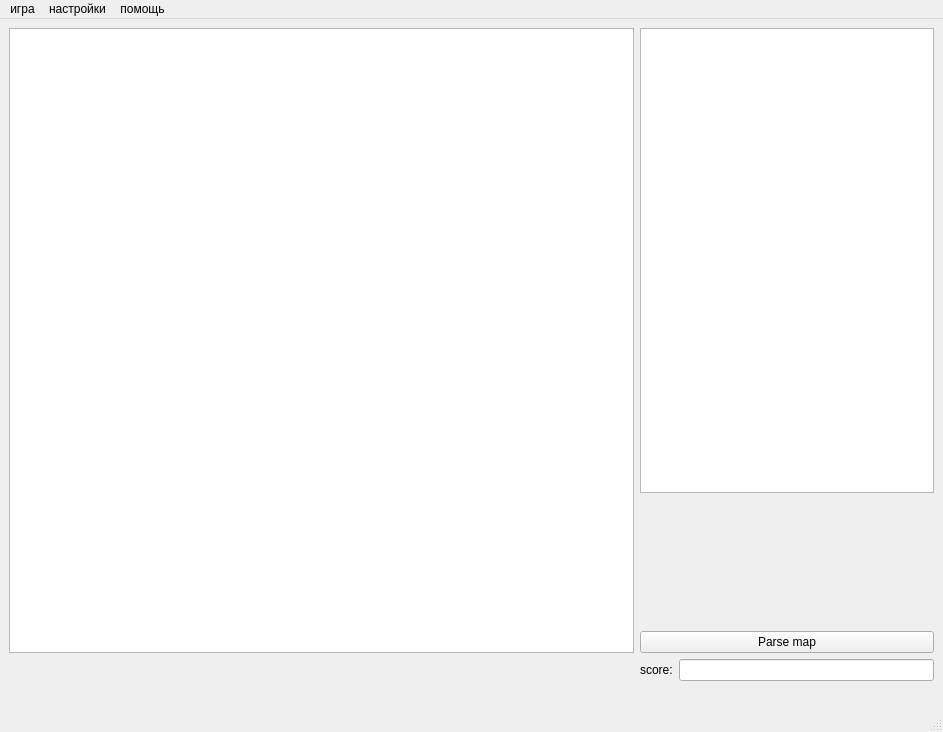
<?xml version="1.0" encoding="UTF-8"?>
<ui version="4.0">
 <class>MainWindow</class>
 <widget class="QMainWindow" name="MainWindow">
  <property name="windowModality">
   <enum>Qt::NonModal</enum>
  </property>
  <property name="geometry">
   <rect>
    <x>0</x>
    <y>0</y>
    <width>943</width>
    <height>721</height>
   </rect>
  </property>
  <property name="sizePolicy">
   <sizepolicy hsizetype="Fixed" vsizetype="Fixed">
    <horstretch>0</horstretch>
    <verstretch>0</verstretch>
   </sizepolicy>
  </property>
  <property name="windowTitle">
   <string>MainWindow</string>
  </property>
  <widget class="QWidget" name="centralwidget">
   <layout class="QGridLayout" name="gridLayout">
    <item row="6" column="0">
     <widget class="QLabel" name="lab_selectedinfo">
      <property name="text">
       <string/>
      </property>
     </widget>
    </item>
    <item row="0" column="0" rowspan="3">
     <widget class="ExtendedGraphicView" name="gv_field">
      <property name="minimumSize">
       <size>
        <width>625</width>
        <height>625</height>
       </size>
      </property>
      <property name="maximumSize">
       <size>
        <width>625</width>
        <height>625</height>
       </size>
      </property>
     </widget>
    </item>
    <item row="5" column="1">
     <layout class="QHBoxLayout" name="horizontalLayout">
      <item>
       <widget class="QLabel" name="label">
        <property name="text">
         <string>score:</string>
        </property>
       </widget>
      </item>
      <item>
       <widget class="QLineEdit" name="lineEdit"/>
      </item>
     </layout>
    </item>
    <item row="6" column="1">
     <widget class="QLabel" name="lab_mouseinfo">
      <property name="text">
       <string/>
      </property>
     </widget>
    </item>
    <item row="0" column="1">
     <widget class="QPlainTextEdit" name="pte_mapinput">
      <property name="sizePolicy">
       <sizepolicy hsizetype="Expanding" vsizetype="Fixed">
        <horstretch>0</horstretch>
        <verstretch>0</verstretch>
       </sizepolicy>
      </property>
      <property name="minimumSize">
       <size>
        <width>0</width>
        <height>465</height>
       </size>
      </property>
     </widget>
    </item>
    <item row="3" column="1">
     <spacer name="verticalSpacer">
      <property name="orientation">
       <enum>Qt::Vertical</enum>
      </property>
      <property name="sizeHint" stdset="0">
       <size>
        <width>20</width>
        <height>200</height>
       </size>
      </property>
     </spacer>
    </item>
    <item row="2" column="1">
     <widget class="QPushButton" name="btn_parsemap">
      <property name="text">
       <string>Parse map</string>
      </property>
     </widget>
    </item>
   </layout>
  </widget>
  <widget class="QMenuBar" name="menubar">
   <property name="geometry">
    <rect>
     <x>0</x>
     <y>0</y>
     <width>943</width>
     <height>26</height>
    </rect>
   </property>
   <widget class="QMenu" name="menu">
    <property name="title">
     <string>игра</string>
    </property>
    <addaction name="action"/>
    <addaction name="action_2"/>
    <addaction name="action_3"/>
    <addaction name="separator"/>
    <addaction name="action_4"/>
    <addaction name="separator"/>
    <addaction name="action_5"/>
   </widget>
   <widget class="QMenu" name="menu_2">
    <property name="title">
     <string>настройки</string>
    </property>
    <addaction name="action_8"/>
    <addaction name="action_9"/>
   </widget>
   <widget class="QMenu" name="menu_3">
    <property name="title">
     <string>помощь</string>
    </property>
    <addaction name="action_10"/>
    <addaction name="separator"/>
    <addaction name="action_12"/>
   </widget>
   <addaction name="menu"/>
   <addaction name="menu_2"/>
   <addaction name="menu_3"/>
  </widget>
  <widget class="QStatusBar" name="statusbar"/>
  <action name="action">
   <property name="text">
    <string>новая игра</string>
   </property>
  </action>
  <action name="action_2">
   <property name="text">
    <string>сохранить игру</string>
   </property>
  </action>
  <action name="action_3">
   <property name="text">
    <string>перезапустить уровень</string>
   </property>
  </action>
  <action name="action_4">
   <property name="text">
    <string>отменить ход</string>
   </property>
  </action>
  <action name="action_5">
   <property name="text">
    <string>выход</string>
   </property>
  </action>
  <action name="action_8">
   <property name="checkable">
    <bool>true</bool>
   </property>
   <property name="text">
    <string>стандартный вариант оформления</string>
   </property>
  </action>
  <action name="action_9">
   <property name="checkable">
    <bool>true</bool>
   </property>
   <property name="text">
    <string>второй вариант оформления</string>
   </property>
  </action>
  <action name="action_10">
   <property name="text">
    <string>посмотреть справку</string>
   </property>
  </action>
  <action name="action_12">
   <property name="text">
    <string>лучшие результаты</string>
   </property>
  </action>
 </widget>
 <customwidgets>
  <customwidget>
   <class>ExtendedGraphicView</class>
   <extends>QGraphicsView</extends>
   <header>extendedgraphicview.h</header>
  </customwidget>
 </customwidgets>
 <resources/>
 <connections/>
</ui>
